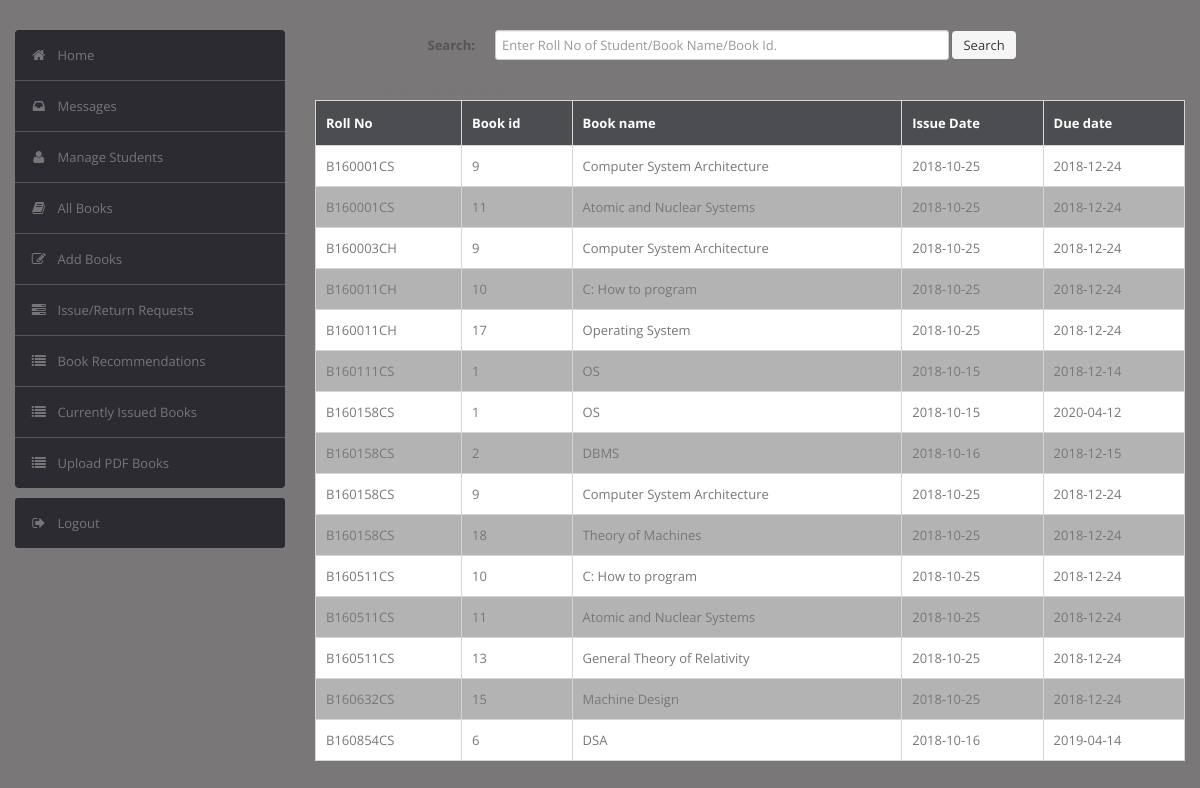
The app's page /admin/current.php (signed in) with its own data.
### tables this page shows
CREATE TABLE `record` (
  `RollNo` varchar(50) NOT NULL,
  `BookId` int(10) NOT NULL,
  `Date_of_Issue` date DEFAULT NULL,
  `Due_Date` date DEFAULT NULL,
  `Date_of_Return` date DEFAULT NULL,
  `Dues` int(10) DEFAULT NULL,
  `Renewals_left` int(10) DEFAULT NULL,
  `Time` time DEFAULT NULL,
  PRIMARY KEY (`RollNo`,`BookId`),
  KEY `BookId` (`BookId`),
  CONSTRAINT `record_ibfk_1` FOREIGN KEY (`RollNo`) REFERENCES `user` (`RollNo`),
  CONSTRAINT `record_ibfk_2` FOREIGN KEY (`BookId`) REFERENCES `book` (`BookId`)
);

CREATE TABLE `book` (
  `BookId` int(10) NOT NULL AUTO_INCREMENT,
  `Title` varchar(50) DEFAULT NULL,
  `Publisher` varchar(50) DEFAULT NULL,
  `Year` varchar(50) DEFAULT NULL,
  `Availability` int(5) DEFAULT NULL,
  PRIMARY KEY (`BookId`)
);

### admin/current.php (the view, shortened to what this page needs)
<?php
require('dbconn.php');
?>
<?php
if ($_SESSION['RollNo']) {
    ?>
<!DOCTYPE html>
<html lang="en">
    <head>
        <link type="text/css" href="bootstrap/css/bootstrap.min.css" rel="stylesheet">
        <link type="text/css" href="bootstrap/css/bootstrap-responsive.min.css" rel="stylesheet">
        <link type="text/css" href="css/theme.css" rel="stylesheet">
        <link type="text/css" href="images/icons/css/font-awesome.css" rel="stylesheet">
    </head>
    <body>
        <div class="wrapper">
            <div class="container">
                <div class="row">
                    <div class="span3">
                        <div class="sidebar">
                            <ul class="widget widget-menu unstyled">
                                <li class="active"><a href="index.php"><i class="menu-icon icon-home"></i>Home
                                </a></li>
                                 <li><a href="message.php"><i class="menu-icon icon-inbox"></i>Messages</a>
                                </li>
                                <li><a href="student.php"><i class="menu-icon icon-user"></i>Manage Students </a>
                                </li>
                                <li><a href="book.php"><i class="menu-icon icon-book"></i>All Books </a></li>
                                <li><a href="addbook.php"><i class="menu-icon icon-edit"></i>Add Books </a></li>
                                <li><a href="requests.php"><i class="menu-icon icon-tasks"></i>Issue/Return Requests </a></li>
                                <li><a href="recommendations.php"><i class="menu-icon icon-list"></i>Book Recommendations </a></li>
                                <li><a href="current.php"><i class="menu-icon icon-list"></i>Currently Issued Books </a></li>
                                <li><a href="upload.php"><i class="menu-icon icon-list"></i>Upload PDF Books </a></li>
                            </ul>
                            <ul class="widget widget-menu unstyled">
                                <li><a href="logout.php"><i class="menu-icon icon-signout"></i>Logout </a></li>
                            </ul>
                        </div>
                    </div>
                    <div class="span9">
                        <form class="form-horizontal row-fluid" action="current.php" method="post">
                                        <div class="control-group">
                                            <label class="control-label" for="Search"><b>Search:</b></label>
                                            <div class="controls">
                                                <input type="text" id="title" name="title" placeholder="Enter Roll No of Student/Book Name/Book Id." class="span8" required>
                                                <button type="submit" name="submit"class="btn">Search</button>
                                            </div>
                                        </div>
                                    </form>
                                    <br>
                                    <?php
                                    if(isset($_POST['submit']))
                                        {$s=$_POST['title'];
                                            $sql="select record.BookId,RollNo,Title,Due_Date,Date_of_Issue,datediff(curdate(),Due_Date) as x from LMS.record,LMS.book where (Date_of_Issue is NOT NULL and Date_of_Return is NULL and book.Bookid = record.BookId) and (RollNo='$s' or record.BookId='$s' or Title like '%$s%')";
                                        }
                                    else
                                        $sql="select record.BookId,RollNo,Title,Due_Date,Date_of_Issue,datediff(curdate(),Due_Date) as x from LMS.record,LMS.book where Date_of_Issue is NOT NULL and Date_of_Return is NULL and book.Bookid = record.BookId";
                                    $result=$conn->query($sql);
                                    $rowcount=mysqli_num_rows($result);
                                    if(!($rowcount))
                                        echo "<br><center><h2><b><i>No Results</i></b></h2></center>";
                                    else
                                    {
                                    ?>
                        <table class="table" id = "tables">
                                  <thead>
                                    <tr>
                                      <th>Roll No</th>
                                      <th>Book id</th>
                                      <th>Book name</th>
                                      <th>Issue Date</th>
                                      <th>Due date</th>
                                    </tr>
                                  </thead>
                                  <tbody>
                                <?php
                            while($row=$result->fetch_assoc())
                            {
                                $rollno=$row['RollNo'];
                                $bookid=$row['BookId'];
                                $name=$row['Title'];
                                $issuedate=$row['Date_of_Issue'];
                                $duedate=$row['Due_Date'];
                            ?>
                                    <tr>
                                      <td><?php echo strtoupper($rollno) ?></td>
                                      <td><?php echo $bookid ?></td>
                                      <td><?php echo $name ?></td>
                                      <td><?php echo $issuedate ?></td>
                                      <td><?php echo $duedate ?></td>
                                    </tr>
                            <?php }} ?>
                                    </tbody>
                                </table>
                    </div>
                </div>
            </div>
        </div>
    </body>
</html>
<?php }
else {
    echo "<script type='text/javascript'>alert('Access Denied!!!')</script>";
} ?>

### admin/css/theme.css (style rules this page uses)
#tables td, #tables th { border: 1px solid #ffffff; padding: 10px; }
#tables tr:nth-child(even) { background-color: #b4b3b3; }
#tables tr:nth-child(odd) { background-color: rgb(255, 255, 255); }
#tables th { padding-top: 12px; padding-bottom: 12px; text-align: left; background-color: #4c4d50; color: white; }
body { font-size: 13px; font-family: 'Open Sans', Arial, sans-serif; background: #797777; color: #777 }
strong, b { color: #555 }
.wrapper { padding: 30px 0 }
form { margin: 0 }
select, textarea, input[type="text"], input[type="password"], input[type="datetime"], input[type="datetime-local"], input[type="date"], input[type="month"], input[type="time"], input[type="week"], input[type="number"], input[type="email"], input[type="url"], input[type="search"], input[type="tel"], input[type="color"], .uneditable-input, label, input, button, select, textarea { -webkit-border-radius: 3px; -moz-border-radius: 3px; border-radius: 3px; font-size: 13px; font-family: 'Open Sans', Tahoma, Arial, sans-serif }
body [class^="icon-"], body [class*=" icon-"] { font-size: 14px; line-height: 20px; height: 20px }
.form-horizontal .control-group, .form-vertical .control-group { margin-bottom: 0 }
.btn, .btn-box { -webkit-border-radius: 3px; -moz-border-radius: 3px; border-radius: 3px }
.btn { font-size: 13px; font-weight: 600 }
.btn { display: inline-block; margin-bottom: 0; font-weight: 400; text-align: center; vertical-align: middle; cursor: pointer; background-image: none; border: 1px solid transparent; white-space: nowrap; padding: 4px 10px; font-size: 13px; line-height: 1.42857; border-radius: 4px; -webkit-user-select: none; -moz-user-select: none; -ms-user-select: none; user-select: none }
.table { margin-bottom: 0 }
.table th, .table td { border-color: #d5d5d5!important }
.widget-menu { background: #fff; -webkit-border-radius: 3px; -moz-border-radius: 3px; border-radius: 3px; overflow: hidden }
.widget-menu a { color: #555; display: block; line-height: 20px; padding: 15px; text-decoration: none!important }
.widget-menu .menu-icon { margin-right: 10px; color: #767676; -webkit-transition: all .2s ease-in-out; -moz-transition: all .2s ease-in-out; transition: all .2s ease-in-out; }
.widget-menu>li+li { border-top: 1px solid #555 }
.widget-menu>li>a { background-color: #2d2b32; color: #767676; -webkit-transition: all .2s ease-in-out; -moz-transition: all .2s ease-in-out; transition: all .2s ease-in-out; }

### records on screen
record: RollNo "B160001CS", BookId "9", BookId.Title "Computer System Architecture", Date_of_Issue "2018-10-25", Due_Date "2018-12-24"
record: RollNo "B160001CS", BookId "11", BookId.Title "Atomic and Nuclear Systems", Date_of_Issue "2018-10-25", Due_Date "2018-12-24"
record: RollNo "B160003CH", BookId "9", BookId.Title "Computer System Architecture", Date_of_Issue "2018-10-25", Due_Date "2018-12-24"
record: RollNo "B160011CH", BookId "10", BookId.Title "C: How to program", Date_of_Issue "2018-10-25", Due_Date "2018-12-24"
record: RollNo "B160011CH", BookId "17", BookId.Title "Operating System", Date_of_Issue "2018-10-25", Due_Date "2018-12-24"
record: RollNo "B160111CS", BookId "1", BookId.Title "OS", Date_of_Issue "2018-10-15", Due_Date "2018-12-14"
record: RollNo "B160158CS", BookId "1", BookId.Title "OS", Date_of_Issue "2018-10-15", Due_Date "2020-04-12"
record: RollNo "B160158CS", BookId "2", BookId.Title "DBMS", Date_of_Issue "2018-10-16", Due_Date "2018-12-15"
record: RollNo "B160158CS", BookId "9", BookId.Title "Computer System Architecture", Date_of_Issue "2018-10-25", Due_Date "2018-12-24"
record: RollNo "B160158CS", BookId "18", BookId.Title "Theory of Machines", Date_of_Issue "2018-10-25", Due_Date "2018-12-24"
record: RollNo "B160511CS", BookId "10", BookId.Title "C: How to program", Date_of_Issue "2018-10-25", Due_Date "2018-12-24"
record: RollNo "B160511CS", BookId "11", BookId.Title "Atomic and Nuclear Systems", Date_of_Issue "2018-10-25", Due_Date "2018-12-24"
record: RollNo "B160511CS", BookId "13", BookId.Title "General Theory of Relativity", Date_of_Issue "2018-10-25", Due_Date "2018-12-24"
record: RollNo "B160632CS", BookId "15", BookId.Title "Machine Design", Date_of_Issue "2018-10-25", Due_Date "2018-12-24"
record: RollNo "B160854CS", BookId "6", BookId.Title "DSA", Date_of_Issue "2018-10-16", Due_Date "2019-04-14"
